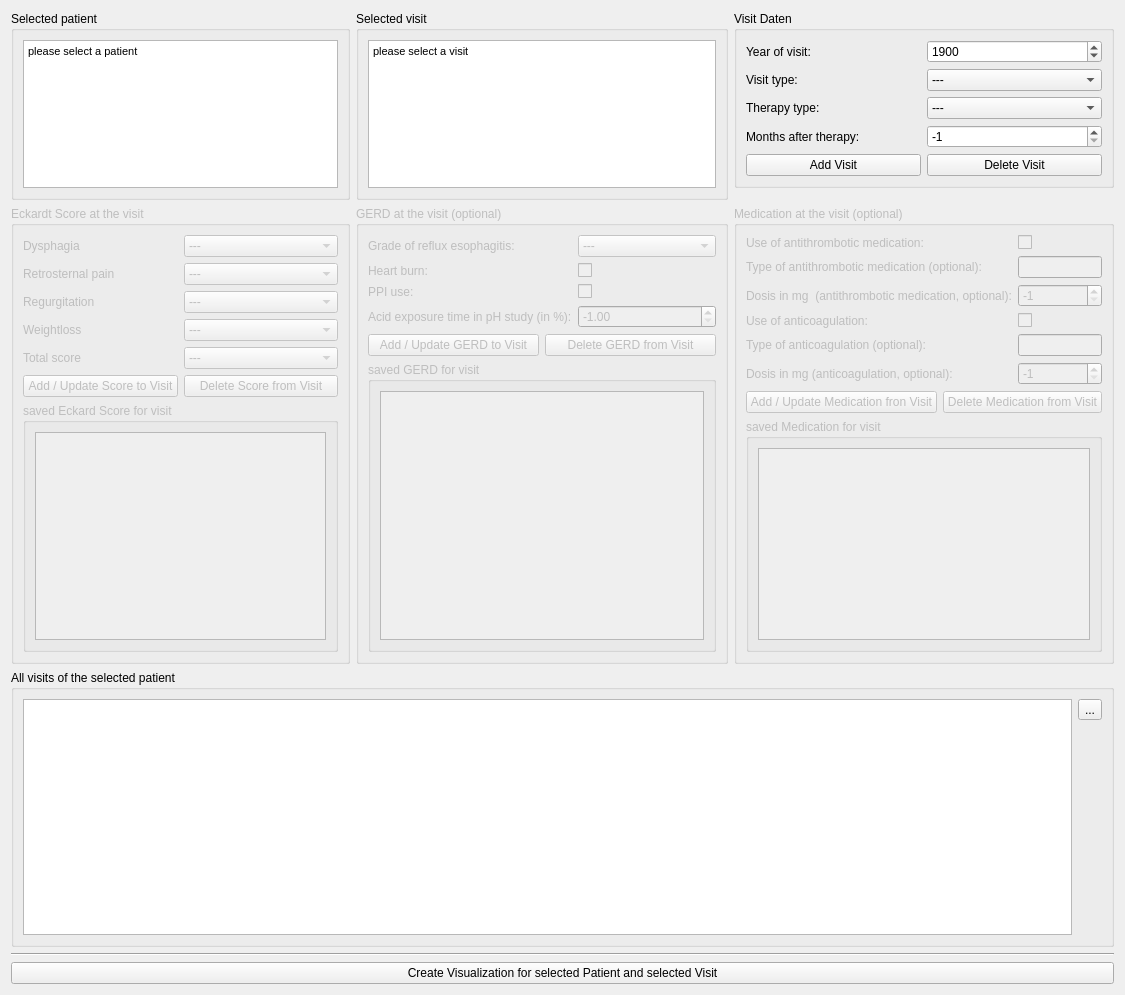
      <widget class="QWidget" name="visits">
       <property name="enabled">
        <bool>true</bool>
       </property>
       <attribute name="title">
        <string>Visits</string>
       </attribute>
       <layout class="QGridLayout" name="gridLayout_6" rowstretch="2,0,0,0,5,1,1" columnstretch="1,1,1" rowminimumheight="0,0,0,0,0,0,0">
        <item row="0" column="2">
         <widget class="QGroupBox" name="groupBox_7">
          <property name="title">
           <string>Visit Daten</string>
          </property>
          <layout class="QGridLayout" name="gridLayout_12">
           <item row="0" column="0">
            <layout class="QGridLayout" name="gridLayout_13">
             <item row="3" column="1">
              <widget class="QComboBox" name="visit_type_dropdown">
               <item>
                <property name="text">
                 <string>---</string>
                </property>
               </item>
               <item>
                <property name="text">
                 <string>Initial Diagnostic</string>
                </property>
               </item>
               <item>
                <property name="text">
                 <string>Therapy</string>
                </property>
               </item>
               <item>
                <property name="text">
                 <string>Follow-Up Diagnostic</string>
                </property>
               </item>
              </widget>
             </item>
             <item row="4" column="0">
              <widget class="QLabel" name="label_13">
               <property name="text">
                <string>Therapy type:</string>
               </property>
              </widget>
             </item>
             <item row="3" column="0">
              <widget class="QLabel" name="label_12">
               <property name="text">
                <string>Visit type:</string>
               </property>
              </widget>
             </item>
             <item row="1" column="1">
              <widget class="QDateEdit" name="year_of_visit_calendar">
               <property name="displayFormat">
                <string>yyyy</string>
               </property>
               <property name="date">
                <date>
                 <year>1900</year>
                 <month>1</month>
                 <day>1</day>
                </date>
               </property>
              </widget>
             </item>
             <item row="1" column="0">
              <widget class="QLabel" name="label_10">
               <property name="text">
                <string>Year of visit:</string>
               </property>
              </widget>
             </item>
             <item row="4" column="1">
              <widget class="QComboBox" name="therapy_type_dropdown">
               <item>
                <property name="text">
                 <string>---</string>
                </property>
               </item>
               <item>
                <property name="text">
                 <string>Botox injection</string>
                </property>
               </item>
               <item>
                <property name="text">
                 <string>Pneumatic Dilitation</string>
                </property>
               </item>
               <item>
                <property name="text">
                 <string>POEM</string>
                </property>
               </item>
               <item>
                <property name="text">
                 <string>LHM</string>
                </property>
               </item>
              </widget>
             </item>
             <item row="5" column="0">
              <widget class="QLabel" name="label_7">
               <property name="text">
                <string>Months after therapy:</string>
               </property>
              </widget>
             </item>
             <item row="5" column="1">
              <widget class="QSpinBox" name="months_after_therapy_spin">
               <property name="minimum">
                <number>-1</number>
               </property>
               <property name="value">
                <number>-1</number>
               </property>
              </widget>
             </item>
            </layout>
           </item>
           <item row="1" column="0">
            <layout class="QGridLayout" name="gridLayout_15">
             <item row="0" column="0">
              <widget class="QPushButton" name="visit_add_button">
               <property name="text">
                <string>Add Visit</string>
               </property>
              </widget>
             </item>
             <item row="0" column="1">
              <widget class="QPushButton" name="visit_delete_button">
               <property name="text">
                <string>Delete Visit</string>
               </property>
              </widget>
             </item>
            </layout>
           </item>
           <item row="2" column="0">
            <spacer name="verticalSpacer_11">
             <property name="orientation">
              <enum>Qt::Vertical</enum>
             </property>
             <property name="sizeHint" stdset="0">
              <size>
               <width>20</width>
               <height>40</height>
              </size>
             </property>
            </spacer>
           </item>
          </layout>
         </widget>
        </item>
        <item row="0" column="1" rowspan="3">
         <widget class="QGroupBox" name="groupBox_9">
          <property name="title">
           <string>Selected visit</string>
          </property>
          <layout class="QGridLayout" name="gridLayout_16">
           <item row="0" column="0">
            <widget class="QTextEdit" name="selected_visit_text_visitview">
             <property name="readOnly">
              <bool>true</bool>
             </property>
             <property name="html">
              <string>&lt;!DOCTYPE HTML PUBLIC &quot;-//W3C//DTD HTML 4.0//EN&quot; &quot;http://www.w3.org/TR/REC-html40/strict.dtd&quot;&gt;
&lt;html&gt;&lt;head&gt;&lt;meta name=&quot;qrichtext&quot; content=&quot;1&quot; /&gt;&lt;style type=&quot;text/css&quot;&gt;
p, li { white-space: pre-wrap; }
&lt;/style&gt;&lt;/head&gt;&lt;body style=&quot; font-family:'MS Shell Dlg 2'; font-size:8.25pt; font-weight:400; font-style:normal;&quot;&gt;
&lt;p style=&quot; margin-top:0px; margin-bottom:0px; margin-left:0px; margin-right:0px; -qt-block-indent:0; text-indent:0px;&quot;&gt;&lt;span style=&quot; font-size:8pt;&quot;&gt;please select a visit&lt;/span&gt;&lt;/p&gt;&lt;/body&gt;&lt;/html&gt;</string>
             </property>
            </widget>
           </item>
          </layout>
         </widget>
        </item>
        <item row="0" column="0" rowspan="3">
         <widget class="QGroupBox" name="groupBox_6">
          <property name="title">
           <string>Selected patient</string>
          </property>
          <layout class="QGridLayout" name="gridLayout_11">
           <item row="0" column="0">
            <widget class="QTextEdit" name="selected_patient_text_visitview">
             <property name="readOnly">
              <bool>true</bool>
             </property>
             <property name="html">
              <string>&lt;!DOCTYPE HTML PUBLIC &quot;-//W3C//DTD HTML 4.0//EN&quot; &quot;http://www.w3.org/TR/REC-html40/strict.dtd&quot;&gt;
&lt;html&gt;&lt;head&gt;&lt;meta name=&quot;qrichtext&quot; content=&quot;1&quot; /&gt;&lt;style type=&quot;text/css&quot;&gt;
p, li { white-space: pre-wrap; }
&lt;/style&gt;&lt;/head&gt;&lt;body style=&quot; font-family:'MS Shell Dlg 2'; font-size:8.25pt; font-weight:400; font-style:normal;&quot;&gt;
&lt;p style=&quot; margin-top:0px; margin-bottom:0px; margin-left:0px; margin-right:0px; -qt-block-indent:0; text-indent:0px;&quot;&gt;&lt;span style=&quot; font-size:8pt;&quot;&gt;please select a patient&lt;/span&gt;&lt;/p&gt;&lt;/body&gt;&lt;/html&gt;</string>
             </property>
            </widget>
           </item>
          </layout>
         </widget>
        </item>
        <item row="3" column="0">
         <widget class="QGroupBox" name="eckardt_score">
          <property name="enabled">
           <bool>false</bool>
          </property>
          <property name="title">
           <string>Eckardt Score at the visit</string>
          </property>
          <layout class="QGridLayout" name="gridLayout_17">
           <item row="0" column="0">
            <layout class="QGridLayout" name="gridLayout_18">
             <item row="1" column="0">
              <widget class="QLabel" name="label_15">
               <property name="text">
                <string>Dysphagia</string>
               </property>
              </widget>
             </item>
             <item row="4" column="0">
              <widget class="QLabel" name="label_14">
               <property name="text">
                <string>Regurgitation</string>
               </property>
              </widget>
             </item>
             <item row="4" column="1">
              <widget class="QComboBox" name="eckardt_regurgitation_dropdown">
               <property name="enabled">
                <bool>false</bool>
               </property>
               <item>
                <property name="text">
                 <string>---</string>
                </property>
               </item>
               <item>
                <property name="text">
                 <string>0</string>
                </property>
               </item>
               <item>
                <property name="text">
                 <string>1</string>
                </property>
               </item>
               <item>
                <property name="text">
                 <string>2</string>
                </property>
               </item>
               <item>
                <property name="text">
                 <string>3</string>
                </property>
               </item>
              </widget>
             </item>
             <item row="5" column="1">
              <widget class="QComboBox" name="eckardt_weightloss_dropdown">
               <property name="enabled">
                <bool>false</bool>
               </property>
               <item>
                <property name="text">
                 <string>---</string>
                </property>
               </item>
               <item>
                <property name="text">
                 <string>0</string>
                </property>
               </item>
               <item>
                <property name="text">
                 <string>1</string>
                </property>
               </item>
               <item>
                <property name="text">
                 <string>2</string>
                </property>
               </item>
               <item>
                <property name="text">
                 <string>3</string>
                </property>
               </item>
              </widget>
             </item>
             <item row="5" column="0">
              <widget class="QLabel" name="label_17">
               <property name="text">
                <string>Weightloss</string>
               </property>
              </widget>
             </item>
             <item row="6" column="0">
              <widget class="QLabel" name="label_18">
               <property name="text">
                <string>Total score</string>
               </property>
              </widget>
             </item>
             <item row="3" column="1">
              <widget class="QComboBox" name="eckardt_retro_pain_dropdown">
               <property name="enabled">
                <bool>false</bool>
               </property>
               <item>
                <property name="text">
                 <string>---</string>
                </property>
               </item>
               <item>
                <property name="text">
                 <string>0</string>
                </property>
               </item>
               <item>
                <property name="text">
                 <string>1</string>
                </property>
               </item>
               <item>
                <property name="text">
                 <string>2</string>
                </property>
               </item>
               <item>
                <property name="text">
                 <string>3</string>
                </property>
               </item>
              </widget>
             </item>
             <item row="1" column="1">
              <widget class="QComboBox" name="eckardt_dysphagia_dropdown">
               <property name="enabled">
                <bool>false</bool>
               </property>
               <item>
                <property name="text">
                 <string>---</string>
                </property>
               </item>
               <item>
                <property name="text">
                 <string>0</string>
                </property>
               </item>
               <item>
                <property name="text">
                 <string>1</string>
                </property>
               </item>
               <item>
                <property name="text">
                 <string>2</string>
                </property>
               </item>
               <item>
                <property name="text">
                 <string>3</string>
                </property>
               </item>
              </widget>
             </item>
             <item row="6" column="1">
              <widget class="QComboBox" name="eckardt_totalscore_dropdown">
               <property name="enabled">
                <bool>false</bool>
               </property>
               <item>
                <property name="text">
                 <string>---</string>
                </property>
               </item>
               <item>
                <property name="text">
                 <string>0</string>
                </property>
               </item>
               <item>
                <property name="text">
                 <string>1</string>
                </property>
               </item>
               <item>
                <property name="text">
                 <string>2</string>
                </property>
               </item>
               <item>
                <property name="text">
                 <string>3</string>
                </property>
               </item>
               <item>
                <property name="text">
                 <string>4</string>
                </property>
               </item>
               <item>
                <property name="text">
                 <string>5</string>
                </property>
               </item>
               <item>
                <property name="text">
                 <string>6</string>
                </property>
               </item>
               <item>
                <property name="text">
                 <string>7</string>
                </property>
               </item>
               <item>
                <property name="text">
                 <string>8</string>
                </property>
               </item>
               <item>
                <property name="text">
                 <string>9</string>
                </property>
               </item>
               <item>
                <property name="text">
                 <string>10</string>
                </property>
               </item>
               <item>
                <property name="text">
                 <string>11</string>
                </property>
               </item>
               <item>
                <property name="text">
                 <string>12</string>
                </property>
               </item>
              </widget>
             </item>
             <item row="3" column="0">
              <widget class="QLabel" name="label_16">
               <property name="text">
                <string>Retrosternal pain</string>
               </property>
              </widget>
             </item>
            </layout>
           </item>
           <item row="1" column="0">
            <layout class="QGridLayout" name="gridLayout_73">
             <item row="0" column="0">
              <widget class="QPushButton" name="add_eckardt_score_button">
               <property name="text">
                <string>Add / Update Score to Visit</string>
               </property>
              </widget>
             </item>
             <item row="0" column="1">
              <widget class="QPushButton" name="delete_eckardt_score_button">
               <property name="text">
                <string>Delete Score from Visit</string>
               </property>
              </widget>
             </item>
            </layout>
           </item>
           <item row="2" column="0">
            <widget class="QGroupBox" name="groupBox_20">
             <property name="title">
              <string>saved Eckard Score for visit</string>
             </property>
             <layout class="QGridLayout" name="gridLayout_84">
              <item row="0" column="0">
               <widget class="QTextEdit" name="eckardt_score_text">
                <property name="enabled">
                 <bool>false</bool>
                </property>
                <property name="readOnly">
                 <bool>true</bool>
                </property>
               </widget>
              </item>
             </layout>
            </widget>
           </item>
          </layout>
         </widget>
        </item>
        <item row="3" column="1">
         <widget class="QGroupBox" name="gerd">
          <property name="enabled">
           <bool>false</bool>
          </property>
          <property name="title">
           <string>GERD at the visit (optional)</string>
          </property>
          <layout class="QGridLayout" name="gridLayout_48">
           <item row="0" column="0">
            <layout class="QGridLayout" name="gridLayout_69">
             <item row="0" column="0">
              <widget class="QLabel" name="label_78">
               <property name="text">
                <string>Grade of reflux esophagitis:</string>
               </property>
              </widget>
             </item>
             <item row="1" column="0">
              <widget class="QLabel" name="label_61">
               <property name="text">
                <string>Heart burn:</string>
               </property>
              </widget>
             </item>
             <item row="2" column="0">
              <widget class="QLabel" name="label_82">
               <property name="text">
                <string>PPI use:</string>
               </property>
              </widget>
             </item>
             <item row="3" column="0">
              <widget class="QLabel" name="label_83">
               <property name="text">
                <string>Acid exposure time in pH study (in %):</string>
               </property>
              </widget>
             </item>
             <item row="0" column="1">
              <widget class="QComboBox" name="gerd_reflux_dropdown">
               <item>
                <property name="text">
                 <string>---</string>
                </property>
               </item>
               <item>
                <property name="text">
                 <string>Los Angelos grad A</string>
                </property>
               </item>
               <item>
                <property name="text">
                 <string>Los Angelos grad B</string>
                </property>
               </item>
               <item>
                <property name="text">
                 <string>Los Angelos grad C</string>
                </property>
               </item>
              </widget>
             </item>
             <item row="1" column="1">
              <widget class="QCheckBox" name="gerd_heartburn_bool">
               <property name="text">
                <string/>
               </property>
              </widget>
             </item>
             <item row="2" column="1">
              <widget class="QCheckBox" name="gerd_ppi_bool">
               <property name="text">
                <string/>
               </property>
              </widget>
             </item>
             <item row="3" column="1">
              <widget class="QDoubleSpinBox" name="gerd_acidexposure_spin">
               <property name="minimum">
                <double>-1.000000000000000</double>
               </property>
               <property name="maximum">
                <double>100.000000000000000</double>
               </property>
               <property name="value">
                <double>-1.000000000000000</double>
               </property>
              </widget>
             </item>
            </layout>
           </item>
           <item row="1" column="0">
            <layout class="QGridLayout" name="gridLayout_74">
             <item row="0" column="0">
              <widget class="QPushButton" name="add_gerd_button">
               <property name="text">
                <string>Add / Update GERD to Visit</string>
               </property>
              </widget>
             </item>
             <item row="0" column="1">
              <widget class="QPushButton" name="delete_gerd_button">
               <property name="text">
                <string>Delete GERD from Visit</string>
               </property>
              </widget>
             </item>
            </layout>
           </item>
           <item row="2" column="0">
            <widget class="QGroupBox" name="groupBox_22">
             <property name="title">
              <string>saved GERD for visit</string>
             </property>
             <layout class="QGridLayout" name="gridLayout_85">
              <item row="0" column="0">
               <widget class="QTextEdit" name="gerd_text">
                <property name="readOnly">
                 <bool>true</bool>
                </property>
               </widget>
              </item>
             </layout>
            </widget>
           </item>
          </layout>
         </widget>
        </item>
        <item row="4" column="0" colspan="3">
         <widget class="QGroupBox" name="groupBox_3">
          <property name="title">
           <string>All visits of the selected patient</string>
          </property>
          <layout class="QGridLayout" name="gridLayout_7">
           <item row="0" column="0">
            <widget class="QTableView" name="visits_tableView"/>
           </item>
           <item row="0" column="1" alignment="Qt::AlignTop">
            <widget class="QToolButton" name="toolButton">
             <property name="text">
              <string>...</string>
             </property>
             <property name="icon">
              <iconset>
               <normaloff>../../../../../../../schnepia/Downloads/icons8-herunterladen-48.png</normaloff>../../../../../../../schnepia/Downloads/icons8-herunterladen-48.png</iconset>
             </property>
             <property name="checkable">
              <bool>false</bool>
             </property>
             <property name="checked">
              <bool>false</bool>
             </property>
             <property name="autoRepeat">
              <bool>false</bool>
             </property>
             <property name="toolButtonStyle">
              <enum>Qt::ToolButtonIconOnly</enum>
             </property>
            </widget>
           </item>
          </layout>
         </widget>
        </item>
        <item row="5" column="0" colspan="3">
         <widget class="Line" name="line_2">
          <property name="orientation">
           <enum>Qt::Horizontal</enum>
          </property>
         </widget>
        </item>
        <item row="6" column="0" colspan="3">
         <widget class="QPushButton" name="pushButton_16">
          <property name="text">
           <string>Create Visualization for selected Patient and selected Visit</string>
          </property>
         </widget>
        </item>
        <item row="3" column="2">
         <widget class="QGroupBox" name="medication">
          <property name="enabled">
           <bool>false</bool>
          </property>
          <property name="title">
           <string>Medication at the visit (optional)</string>
          </property>
          <layout class="QGridLayout" name="gridLayout_78">
           <item row="1" column="0">
            <layout class="QGridLayout" name="gridLayout_77">
             <item row="0" column="0">
              <widget class="QPushButton" name="add_medication_button">
               <property name="text">
                <string>Add / Update Medication fron Visit</string>
               </property>
              </widget>
             </item>
             <item row="0" column="1">
              <widget class="QPushButton" name="delete_medication_button">
               <property name="text">
                <string>Delete Medication from Visit</string>
               </property>
              </widget>
             </item>
            </layout>
           </item>
           <item row="0" column="0">
            <layout class="QGridLayout" name="gridLayout_70">
             <item row="1" column="0">
              <widget class="QLabel" name="label_85">
               <property name="text">
                <string>Type of antithrombotic medication (optional):</string>
               </property>
              </widget>
             </item>
             <item row="2" column="0">
              <widget class="QLabel" name="label_86">
               <property name="text">
                <string>Dosis in mg  (antithrombotic medication, optional):</string>
               </property>
              </widget>
             </item>
             <item row="3" column="0">
              <widget class="QLabel" name="label_92">
               <property name="text">
                <string>Use of anticoagulation:</string>
               </property>
              </widget>
             </item>
             <item row="0" column="0">
              <widget class="QLabel" name="label_84">
               <property name="text">
                <string>Use of antithrombotic medication:</string>
               </property>
              </widget>
             </item>
             <item row="5" column="0">
              <widget class="QLabel" name="label_95">
               <property name="text">
                <string>Dosis in mg (anticoagulation, optional):</string>
               </property>
              </widget>
             </item>
             <item row="4" column="0">
              <widget class="QLabel" name="label_94">
               <property name="text">
                <string>Type of anticoagulation (optional):</string>
               </property>
              </widget>
             </item>
             <item row="0" column="1">
              <widget class="QCheckBox" name="med_antithrombotic_bool">
               <property name="text">
                <string/>
               </property>
              </widget>
             </item>
             <item row="3" column="1">
              <widget class="QCheckBox" name="med_anticoagulation_bool">
               <property name="text">
                <string/>
               </property>
              </widget>
             </item>
             <item row="1" column="1">
              <widget class="QLineEdit" name="med_antithrombotic_text"/>
             </item>
             <item row="4" column="1">
              <widget class="QLineEdit" name="med_anticoagulation_text"/>
             </item>
             <item row="2" column="1">
              <widget class="QSpinBox" name="med_antithrombotic_spin">
               <property name="minimum">
                <number>-1</number>
               </property>
               <property name="maximum">
                <number>10000</number>
               </property>
               <property name="value">
                <number>-1</number>
               </property>
              </widget>
             </item>
             <item row="5" column="1">
              <widget class="QSpinBox" name="med_anticoagulation_spin">
               <property name="minimum">
                <number>-1</number>
               </property>
               <property name="maximum">
                <number>10000</number>
               </property>
               <property name="value">
                <number>-1</number>
               </property>
              </widget>
             </item>
            </layout>
           </item>
           <item row="2" column="0">
            <widget class="QGroupBox" name="groupBox_36">
             <property name="title">
              <string>saved Medication for visit</string>
             </property>
             <layout class="QGridLayout" name="gridLayout_86">
              <item row="0" column="0">
               <widget class="QTextEdit" name="medication_text">
                <property name="readOnly">
                 <bool>true</bool>
                </property>
               </widget>
              </item>
             </layout>
            </widget>
           </item>
          </layout>
         </widget>
        </item>
       </layout>
      </widget>
